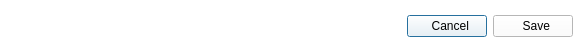
<?xml version="1.0" encoding="UTF-8"?>
<ui version="4.0">
 <class>EditDialogBase</class>
 <widget class="QDialog" name="EditDialogBase">
  <property name="geometry">
   <rect>
    <x>0</x>
    <y>0</y>
    <width>582</width>
    <height>52</height>
   </rect>
  </property>
  <property name="windowTitle">
   <string>Paddock Power | Edit</string>
  </property>
  <property name="toolTip">
   <string>Edit this feature using the provided form</string>
  </property>
  <property name="styleSheet">
   <string notr="true">background-color: rgb(255, 255, 255);</string>
  </property>
  <property name="modal">
   <bool>false</bool>
  </property>
  <layout class="QVBoxLayout" name="verticalLayout" stretch="1,0">
   <property name="spacing">
    <number>6</number>
   </property>
   <property name="leftMargin">
    <number>9</number>
   </property>
   <property name="topMargin">
    <number>9</number>
   </property>
   <property name="rightMargin">
    <number>9</number>
   </property>
   <property name="bottomMargin">
    <number>9</number>
   </property>
   <item>
    <layout class="QVBoxLayout" name="editLayout"/>
   </item>
   <item>
    <layout class="QHBoxLayout" name="horizontalLayout" stretch="0,0,0">
     <item>
      <spacer name="horizontalSpacer">
       <property name="orientation">
        <enum>Qt::Horizontal</enum>
       </property>
       <property name="sizeHint" stdset="0">
        <size>
         <width>40</width>
         <height>20</height>
        </size>
       </property>
      </spacer>
     </item>
     <item>
      <widget class="QPushButton" name="cancelButton">
       <property name="text">
        <string>  Cancel</string>
       </property>
       <property name="icon">
        <iconset>
         <normaloff>../../../images/undo-build-feature.png</normaloff>../../../images/undo-build-feature.png</iconset>
       </property>
       <property name="iconSize">
        <size>
         <width>16</width>
         <height>16</height>
        </size>
       </property>
      </widget>
     </item>
     <item>
      <widget class="QPushButton" name="saveButton">
       <property name="text">
        <string>  Save</string>
       </property>
       <property name="icon">
        <iconset>
         <normaloff>../../../images/save-item.png</normaloff>../../../images/save-item.png</iconset>
       </property>
       <property name="iconSize">
        <size>
         <width>16</width>
         <height>16</height>
        </size>
       </property>
      </widget>
     </item>
    </layout>
   </item>
  </layout>
 </widget>
 <resources/>
 <connections/>
</ui>
